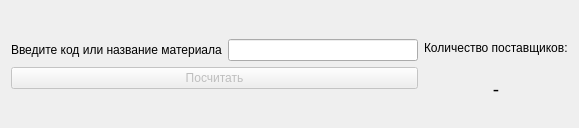
<?xml version="1.0" encoding="UTF-8"?>
<ui version="4.0">
 <class>Dialog1</class>
 <widget class="QDialog" name="Dialog1">
  <property name="geometry">
   <rect>
    <x>0</x>
    <y>0</y>
    <width>579</width>
    <height>128</height>
   </rect>
  </property>
  <property name="windowTitle">
   <string>Количество поставщиков</string>
  </property>
  <layout class="QHBoxLayout" name="horizontalLayout">
   <item>
    <layout class="QVBoxLayout" name="verticalLayout_2">
     <item>
      <layout class="QVBoxLayout" name="verticalLayout">
       <item>
        <layout class="QHBoxLayout" name="horizontalLayout_2">
         <item>
          <widget class="QLabel" name="label">
           <property name="text">
            <string>Введите код или название материала</string>
           </property>
          </widget>
         </item>
         <item>
          <widget class="QLineEdit" name="name1"/>
         </item>
        </layout>
       </item>
       <item>
        <widget class="QPushButton" name="pushButton">
         <property name="enabled">
          <bool>false</bool>
         </property>
         <property name="text">
          <string>Посчитать</string>
         </property>
        </widget>
       </item>
      </layout>
     </item>
    </layout>
   </item>
   <item>
    <layout class="QVBoxLayout" name="verticalLayout_3">
     <item>
      <spacer name="verticalSpacer_2">
       <property name="orientation">
        <enum>Qt::Vertical</enum>
       </property>
       <property name="sizeType">
        <enum>QSizePolicy::Fixed</enum>
       </property>
       <property name="sizeHint" stdset="0">
        <size>
         <width>20</width>
         <height>30</height>
        </size>
       </property>
      </spacer>
     </item>
     <item>
      <widget class="QLabel" name="label_2">
       <property name="sizePolicy">
        <sizepolicy hsizetype="Maximum" vsizetype="Maximum">
         <horstretch>0</horstretch>
         <verstretch>0</verstretch>
        </sizepolicy>
       </property>
       <property name="text">
        <string>Количество поставщиков:</string>
       </property>
       <property name="textFormat">
        <enum>Qt::PlainText</enum>
       </property>
      </widget>
     </item>
     <item>
      <widget class="QLabel" name="count">
       <property name="sizePolicy">
        <sizepolicy hsizetype="Preferred" vsizetype="Minimum">
         <horstretch>0</horstretch>
         <verstretch>0</verstretch>
        </sizepolicy>
       </property>
       <property name="font">
        <font>
         <pointsize>14</pointsize>
        </font>
       </property>
       <property name="text">
        <string>-</string>
       </property>
       <property name="alignment">
        <set>Qt::AlignCenter</set>
       </property>
      </widget>
     </item>
    </layout>
   </item>
  </layout>
 </widget>
 <resources/>
 <connections/>
</ui>
